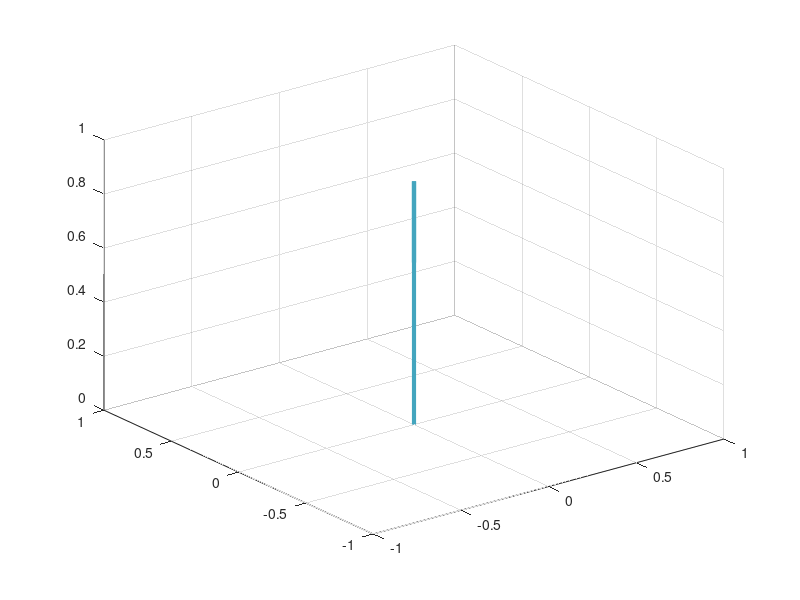

Recreate this plot in MATLAB.
function [quat, vec] = BODY_AXIS()
    
    quat = eye(3,3);

    vec(1) = quiver3(0,0,0, 1, 0, 0, 'color', "#43A5BE", 'LineWidth', 3);
    vec(2) = quiver3(0,0,0, 0, 1, 0, 'color', "#43A5BE", 'LineWidth', 3);
    vec(3) = quiver3(0,0,0, 0, 0, 1, 'color', "#43A5BE", 'LineWidth', 3);

end